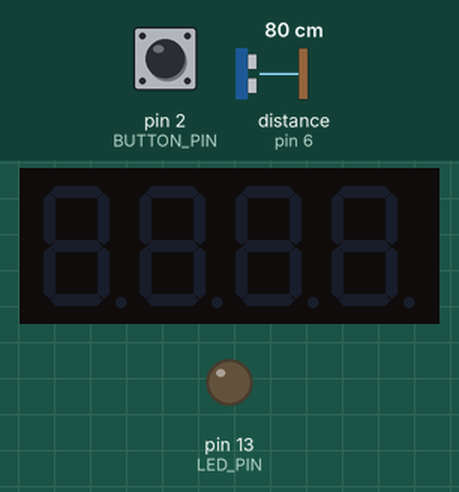
Recording of a sketch running on a simulated Arduino Uno, built with avr-gcc and run on an emulated ATmega328P. Shown: 4-digit seven-segment display, output pins drawn as LEDs (lit = HIGH). The inputs (shaded band) are chosen by the test bench; at power-on: pin 2 (BUTTON_PIN) LOW, distance to the obstacle (sensor on pin 6) 80 cm. The echo pulse lasts 58.3 µs per cm; pins used as bus, display or sensor lines are not drawn.

Above: at 1.2 s.
1.3 s: pin 2 (BUTTON_PIN) pulled HIGH for 0.15 s
At 2.3 s:
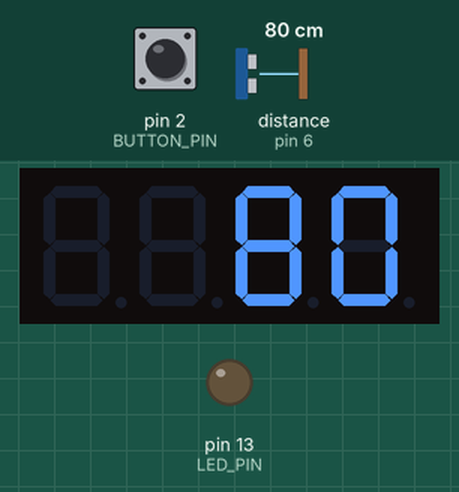
2.9 s: pin 2 (BUTTON_PIN) pulled HIGH for 3.2 s
At 3.7 s:
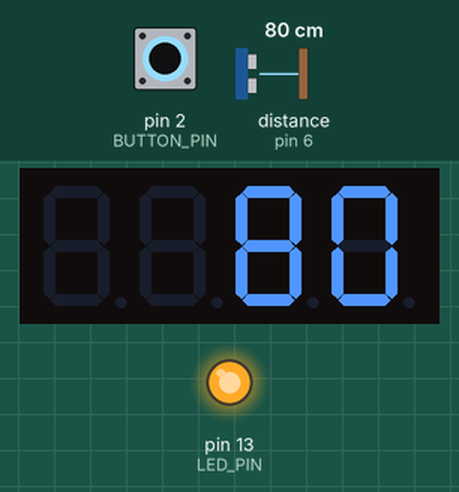
Timing chart, 0 to 7.8 s (numbered marks = the images above; inputs shaded):
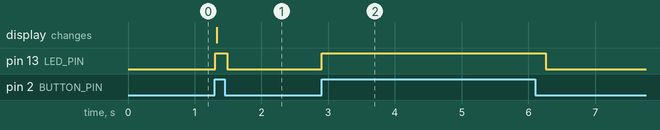

Measured:
- after the input at 1.3 s, pin 13 (LED_PIN): LOW → HIGH at once, → LOW 0.18 s later; the display: changes at once (image 1)
- after the input at 2.9 s, pin 13 (LED_PIN): LOW → HIGH at once, → LOW 3.4 s later

The sketch:

HC-SR04_ultrassonic_tape_display.ino
```cpp
/*
  This code displays the distance between the HC-SR04 Ultrasonic
  Sensor and the nearest surface in its front on a TM1637 display.
  The distance is calculated while the button is being pressed and
  remains on the display until the next measurement. During
  the calculation of the distance, an LED will be turned on.

  Made by Lucas Mina https://github.com/Lucasfmina
*/

#include <TM1637Display.h>

//Pin mapping
#define LED_PIN 13
#define SENSOR_ECHO 6
#define SENSOR_TRIGGER 5
#define DISPLAY_CLK 4
#define DISPLAY_DIO 3
#define BUTTON_PIN 2

long cm, duration;
boolean current_status = LOW;
boolean last_status=LOW;

//Creates an instance of the display
TM1637Display tm(DISPLAY_CLK, DISPLAY_DIO);

//Debounce method
boolean debounce(boolean last_status){
  boolean current = digitalRead(BUTTON_PIN);
  if( last_status != current){
  delay(5);
  current = digitalRead(BUTTON_PIN);
  }
  return current;
}


void setup() {

  //Set the outputs
  pinMode(SENSOR_TRIGGER, OUTPUT);
  pinMode(LED_PIN, OUTPUT);

  //Set the brightness and clears the display before displaying new data.
  tm.setBrightness(3);
  tm.clear();
}

void loop() {

  //Initializes the distance with a invalid value in order
  //to do a validation process based on the especifications
  //of the HC-SR04 datasheet
  cm = -1;

  current_status = debounce(last_status);
  if(current_status){
    last_status = current_status;
    //Turns on a LED, indicating that the measurements are being taken
    digitalWrite(LED_PIN, HIGH);
    //Calculates and recalculates the distance until it reaches a valid value
    while(cm < 2 || cm > 400){
      digitalWrite(SENSOR_TRIGGER, LOW);
      delayMicroseconds(5);
      digitalWrite(SENSOR_TRIGGER, HIGH);
      delayMicroseconds(10);
      digitalWrite(SENSOR_TRIGGER, LOW);

      //Calculates the distance (in centimeters) to the object
      //based on readings from the sensor"
      pinMode(SENSOR_ECHO, INPUT);
      duration = pulseIn(SENSOR_ECHO, HIGH);
      cm = (duration/2) / 29.1;
    }
    //Displays the distance and waits, so debouncing isn't necessary
    tm.showNumberDec(cm, false, 4, 0);
    delay(150);
  }else{
    digitalWrite(LED_PIN, LOW);
  }
}
```
